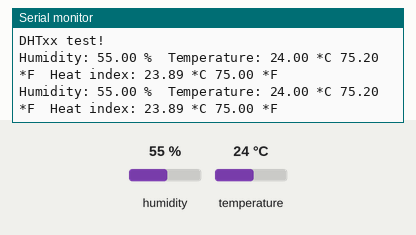
Simulated run of this program. Board: STM32 Blue Pill. Parts: the last lines printed to the serial monitor. The inputs (shaded band) are chosen by the test bench; at power-on: humidity 55 %, temperature 24 °C.

Above: at 4.8 s.
4.9 s: humidity set to 22 %
At 7.0 s:
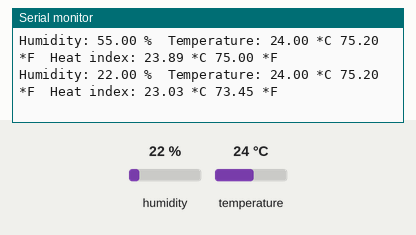
7.9 s: temperature set to 12 °C
At 9.4 s:
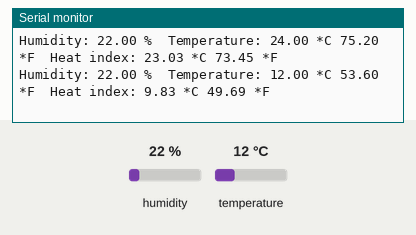
10.9 s: humidity set to 40 %
At 13.0 s:
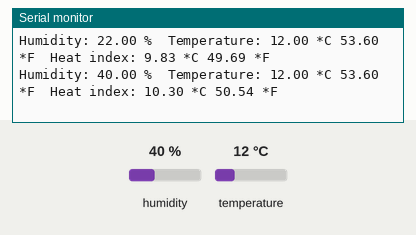
Timing chart, 0 to 14.5 s (numbered marks = the images above; inputs shaded):
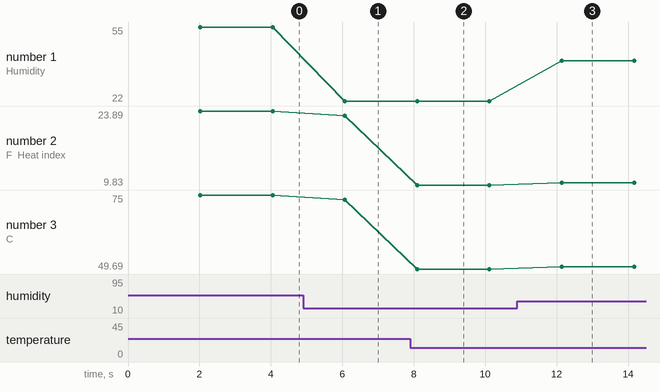

Measured:
- after the input at 4.9 s, the serial monitor: prints a new line after 1.2 s (image 1)
- after the input at 7.9 s, the serial monitor: prints a new line after 0.19 s (image 2)
- after the input at 10.9 s, the serial monitor: prints a new line after 1.2 s (image 3)
- plotted number 1: 55 → 22 after the input at 4.9 s, 22 → 40 after the input at 10.9 s
- plotted number 2: 23.89 → 23.03 after the input at 4.9 s, 23.03 → 9.83 after the input at 7.9 s, 9.83 → 10.3 after the input at 10.9 s
- plotted number 3: 75 → 73.45 after the input at 4.9 s, 73.45 → 49.69 after the input at 7.9 s, 49.69 → 50.54 after the input at 10.9 s

The program:

main.cpp
```cpp
#include <Arduino.h>
#include <Adafruit_Sensor.h>
#include <DHT.h>

#define RST PB6
#define SWDIO PB14
#define SWCLK PB13
#define SWIM PB11
#define LED PA9

#define DHTPIN            SWIM         // Pin which is connected to the DHT sensor.

// Uncomment whatever type you're using!
#define DHTTYPE DHT11   // DHT 11
//#define DHTTYPE DHT22   // DHT 22  (AM2302), AM2321
//#define DHTTYPE DHT21   // DHT 21 (AM2301)

// Connect pin 1 (on the left) of the sensor to +5V
// NOTE: If using a board with 3.3V logic like an Arduino Due connect pin 1
// to 3.3V instead of 5V!
// Connect pin 2 of the sensor to whatever your DHTPIN is
// Connect pin 4 (on the right) of the sensor to GROUND
// Connect a 10K resistor from pin 2 (data) to pin 1 (power) of the sensor

// Initialize DHT sensor.
// Note that older versions of this library took an optional third parameter to
// tweak the timings for faster processors.  This parameter is no longer needed
// as the current DHT reading algorithm adjusts itself to work on faster procs.
DHT dht(DHTPIN, DHTTYPE);

void setup() {
  Serial.begin(9600);
  Serial.println("DHTxx test!");

  dht.begin();
}

void loop() {
  // Wait a few seconds between measurements.
  delay(2000);

  // Reading temperature or humidity takes about 250 milliseconds!
  // Sensor readings may also be up to 2 seconds 'old' (its a very slow sensor)
  float h = dht.readHumidity();
  // Read temperature as Celsius (the default)
  float t = dht.readTemperature();
  // Read temperature as Fahrenheit (isFahrenheit = true)
  float f = dht.readTemperature(true);

  // Check if any reads failed and exit early (to try again).
  if (isnan(h) || isnan(t) || isnan(f)) {
    Serial.println("Failed to read from DHT sensor!");
    return;
  }

  // Compute heat index in Fahrenheit (the default)
  float hif = dht.computeHeatIndex(f, h);
  // Compute heat index in Celsius (isFahreheit = false)
  float hic = dht.computeHeatIndex(t, h, false);

  Serial.print("Humidity: ");
  Serial.print(h);
  Serial.print(" %\t");
  Serial.print("Temperature: ");
  Serial.print(t);
  Serial.print(" *C ");
  Serial.print(f);
  Serial.print(" *F\t");
  Serial.print("Heat index: ");
  Serial.print(hic);
  Serial.print(" *C ");
  Serial.print(hif);
  Serial.println(" *F");
}
```
